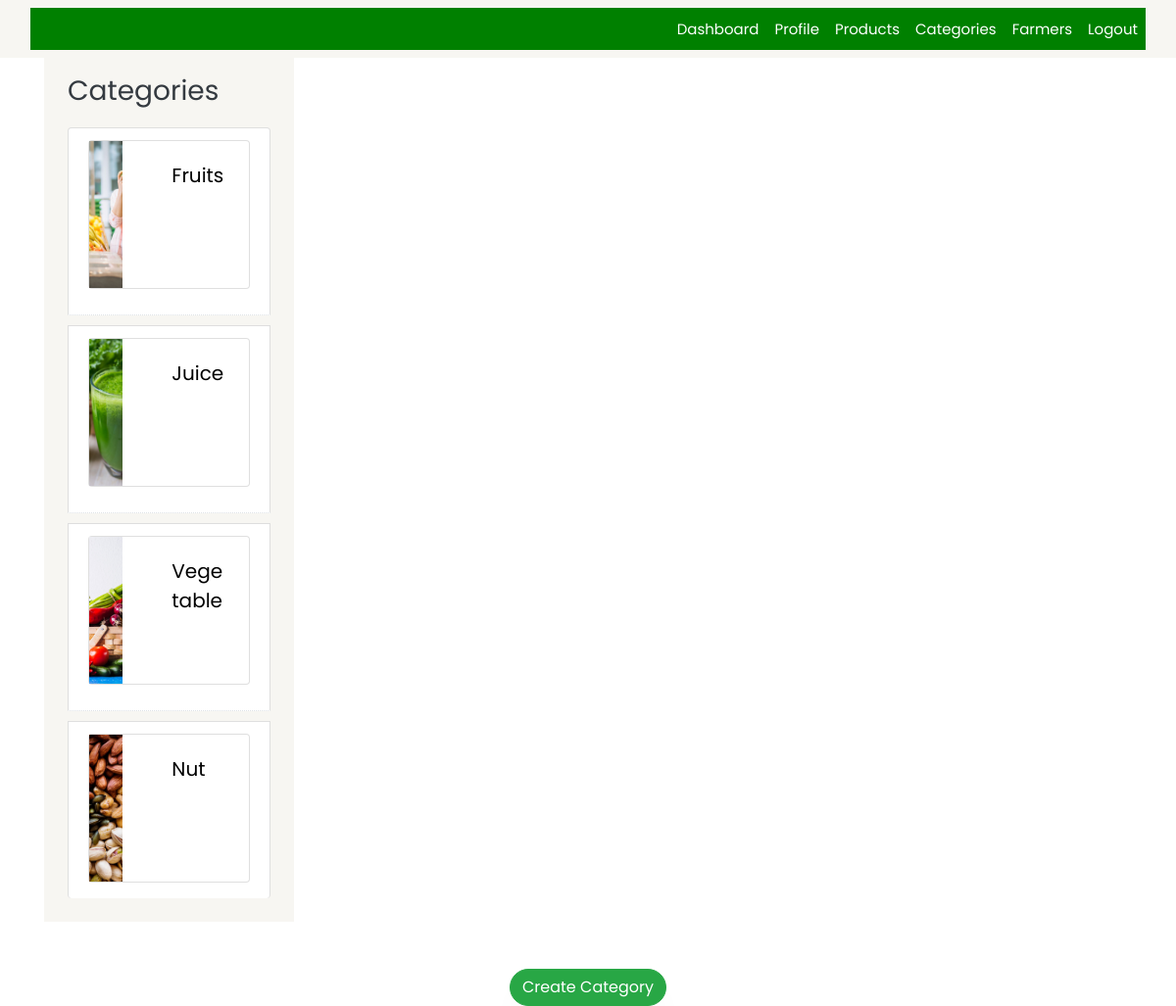
Screenshot of /stock/category-list with the database file from the repository.
### core/models.py (models this page shows, shortened)
class Category(models.Model):
    cid = ShortUUIDField(unique=True, max_length=30, prefix='cat', alphabet='abcdefghij12345')
    title = models.CharField(max_length=100, default='fruit')
    image = models.ImageField(upload_to='category', default='category.jpg')
    class Meta:
        verbose_name_plural = "Categories"

### stock/views.py (the view)
# urls.py: path('category-list', CategoryListView.as_view(), name='category-list'),
class CategoryListView(ListView):
    model = Category
    template_name = 'stock_pages/category-list.html'
    paginate_by=10
    def get_context_data(self, **kwargs):
        context = super().get_context_data(**kwargs)
        category =Category.objects.all()
        context['category'] = category
        return context

### core/context_processors.py (called while the page is built, shortened)
def default(request):
    categories = Category.objects.all()
    address = None
    name=request.user.username
    return {
        'categories': categories,
        'address': address,
        'name':name
    }

### templates/stock_pages/category-list.html (shortened to what this page needs)
{% extends 'stock_pages/base.html' %}
{% block content %}
    <div class="container my-5">
        <div class="row">
            <div class="col-md-3">
                <div class="categories p-4 bg-light border-radius-8">
                    <h3 class="mb-3 text-dark">Categories</h3>
                    {% if categories %}
                        <ul class="list-group">
                            {% for cat in categories %}
                                <li class="list-group-item">
                                    <div class="card mb-3">
                                        <div class="row g-0">
                                            <div class="col-md-4">
                                                <img src="{{ cat.image.url }}" class="img-fluid rounded-start fixed-image-size" alt="{{ cat.title }}">
                                            </div>
                                            <div class="col-md-8">
                                                <div class="card-body">
                                                    <h5 class="card-title">{{ cat.title|title }}</h5>
                                                </div>
                                            </div>
                                        </div>
                                    </div>
                                </li>
                            {% endfor %}
                        </ul>
                    {% else %}
                        <p>No categories available</p>
                    {% endif %}
                </div>
            </div>
        </div>
    </div>
    <div class="container text-center mt-4">
        <a href="{% url 'stock:create-category' %}" class="btn btn-success">Create Category</a>
    </div>
{% endblock %}

### templates/stock_pages/category-list.html (style rules this page uses)
.fixed-image-size { height: 150px; object-fit: cover; }

### rows the page displays
Category: image (picture), title "Fruits"
Category: image (picture), title "Juice"
Category: image (picture), title "Vegetable"
Category: image (picture), title "Nut"
